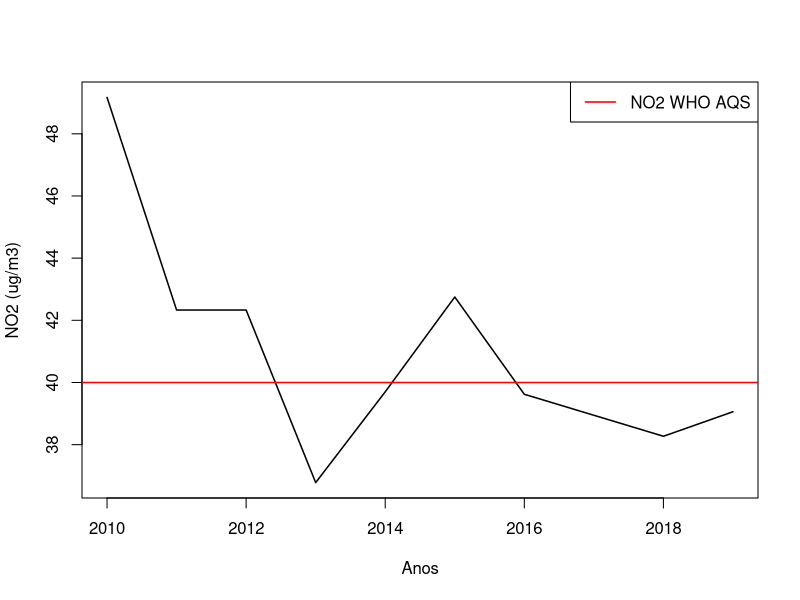

Write R code to recreate this figure.
## ---- chunk 1
knitr::opts_chunk$set(cache=TRUE)
## ---- chunk 2
library(readxl)
who <- read_excel("../../data/who_aap_2021_v9_11august2022.xlsx",
                  sheet = 2) # Nome o numero do sheet no arquivo
## ---- chunk 3
str(who)
## ---- chunk 4
who_br <- subset(who,
                 subset = `WHO Country Name` == "Brazil")
## ---- chunk 5
# Examinando o novo data frame
nrow(who_br)
head(unique(who_br$`City or Locality`))
## ---- chunk 6
who_sp <-  subset(who,
                  subset = `City or Locality` == "Sao Paulo" ,
                  select = c("Measurement Year", 
                             "PM2.5 (μg/m3)",
                             "PM10 (μg/m3)",
                             "NO2 (μg/m3)" ))
## ---- chunk 7
names(who_sp)
names(who_sp) <- c("year", "pm25", "pm10", "no2")
names(who_sp)
## ---- chunk 8
plot(who_sp$year, who_sp$no2, t = "l", lwd = 1.5, 
     xlab = "Anos", ylab = "NO2 (ug/m3)")
abline(h = 40, lwd = 1.5, col = "red")
legend("topright", col = "red", lwd = 1.5, legend = "NO2 WHO AQS")
